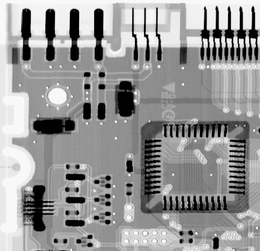
%> input picture matlab/Digital image processing/project5_2/Fig5.7(a).tif, 260 x 251 px, shrunk from 464 x 448 before the run
$ octave project5_2.m   (GNU Octave 9; MATLAB toolbox functions it lacks are replaced by stand-ins)
%> lines starting %> are read from the running program, lines starting %| are printed output that depends on the picture
I=imread('Fig5.7(a).tif'); %读入5.7(a)图像
%> I is the input picture: size 251x260 uint8; min 0, max 255, mean 151
[height1,width1] = size(I);
%> height1 = 251; width1 = 260
J=imread('Fig5.10(a).tif');%读入5.10(a)图像
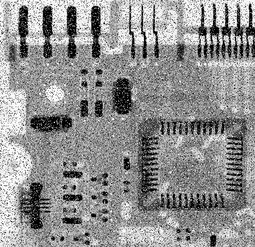
%> input picture matlab/Digital image processing/project5_2/Fig5.10(a).tif, 255 x 247 px, shrunk from 455 x 440 before the run
%> J is the input picture: size 247x255 uint8; min 0, max 255, mean 144.3
[height2,width2] = size(J);
%> height2 = 247; width2 = 255
K=imnoise(I,'salt & pepper',0.4);%给5.7(a)图像中加入Pa=0.2，Pb=0.2的椒盐噪声
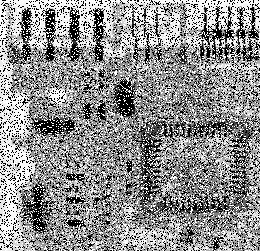
%> K: size 251x260 uint8; min 0, max 255, mean 141.9

subplot(2,2,1),imshow(K),title('5.7(a)加入噪声图像');%显示5.7(a)加入噪声图像
subplot(2,2,3),imshow(J),title('5.10（a）图像');%显示5.10(a)图像

A=ones(height1+2,width1+2)*255;%创建一个比K长宽都大2的全为255的矩阵
A(2:height1+1,2:width1+1)=K;%将K加入这个矩阵中心
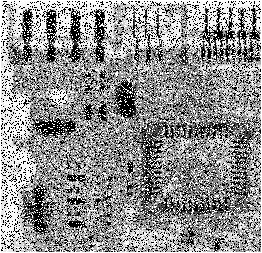
%> A: size 253x262 double; min 0, max 255, mean 143.6
for i=2:height1
    for j=2:width1-1
        x=[A(i-1,j-1) A(i-1,j) A(i-1,j+1) A(i,j-1) A(i,j) A(i,j+1) A(i+1,j-1) A(i+1,j) A(i+1,j+1)];
        K(i,j)=median(x);
    end
end %对K进行中值滤波
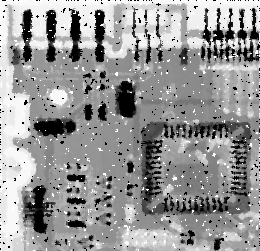
%> K: size 251x260 uint8; min 0, max 255, mean 150.3
subplot(2,2,2),imshow(K),title('5.7(a)噪声中值滤波图像');%显示5.7(a)噪声中值滤波图像

B=ones(height2+2,width2+2)*255;%创建一个比J长宽都大2的全为255的矩阵
B(2:height2+1,2:width2+1)=J;%将J加入这个矩阵中心
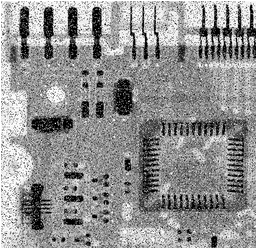
%> B: size 249x257 double; min 0, max 255, mean 146.1
for i=2:height2
    for j=2:width2-1
        x=[B(i-1,j-1) B(i-1,j) B(i-1,j+1) B(i,j-1) B(i,j) B(i,j+1) B(i+1,j-1) B(i+1,j) B(i+1,j+1)];
        J(i,j)=median(x);
    end
end %对K进行中值滤波
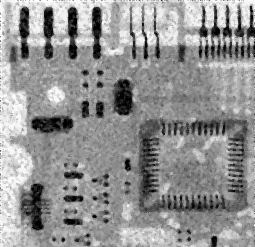
%> J: size 247x255 uint8; min 0, max 255, mean 146.5
subplot(2,2,4),imshow(J),title('5.10(b)噪声中值滤波图像');%显示5.10(b)噪声中值滤波图像
